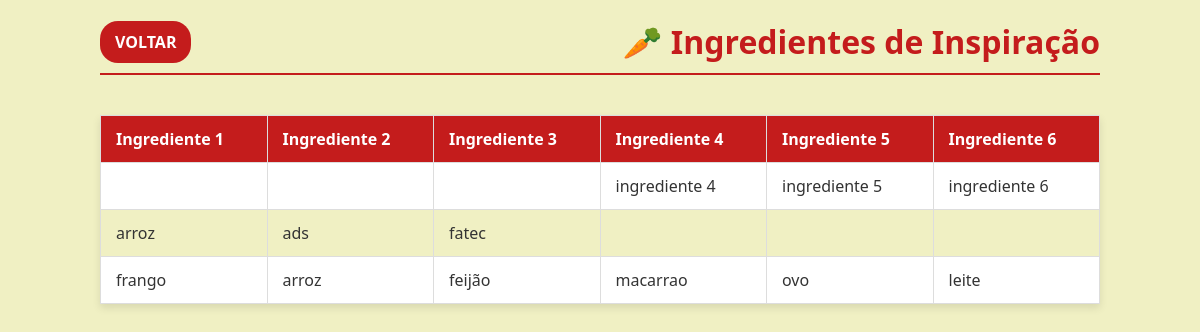
/processamento/listarIngredientes.php, run on an earlier commit of the app's database.
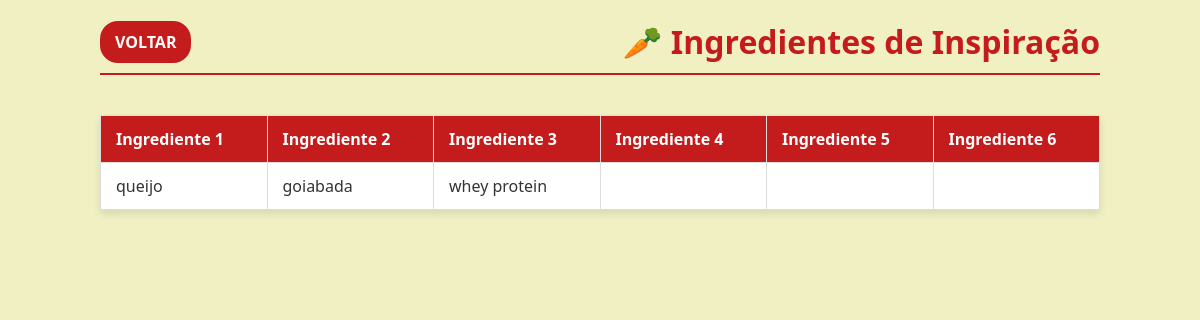
And on a later commit of the database.
### tables this page shows
CREATE TABLE `ingredientes_inspiracao` (
  `id` int(11) NOT NULL,
  `ingrediente1` varchar(255) DEFAULT NULL,
  `ingrediente2` varchar(255) DEFAULT NULL,
  `ingrediente3` varchar(255) DEFAULT NULL,
  `ingrediente4` varchar(255) DEFAULT NULL,
  `ingrediente5` varchar(255) DEFAULT NULL,
  `ingrediente6` varchar(255) DEFAULT NULL
);

### processamento/funcaoDB.php (called while the page is built, shortened)
<?php
    function conectarBD(){
        $conexao = mysqli_connect("localhost", "root", "", "trab_eletivas");
        return ($conexao);
    }
function listarIngredientesInspiracao() {
    $conn = conectarBD();
    $ingredientes = [];
    $sql = "SELECT
                id,
                ingrediente1,
                ingrediente2,
                ingrediente3,
                ingrediente4,
                ingrediente5,
                ingrediente6
            FROM
                ingredientes_inspiracao
            ORDER BY
                id DESC";
    $result = $conn->query($sql);
    if ($result && $result->num_rows > 0) {
        while($row = $result->fetch_assoc()) {
            $ingredientes[] = $row;
        }
    }
    return $ingredientes;
}
?>

### processamento/listarIngredientes.php (the view, shortened to what this page needs)
<?php
include_once 'funcaoDB.php';
$listaIngredientes = listarIngredientesInspiracao();
?>
<!DOCTYPE html>
<html lang="pt-BR">
<head>
    <link rel="stylesheet" href="../assets/css/listarIngredientes.css">
</head>
<body>
    <div class="header">
        <a href="../view/meuUsuario.html">VOLTAR</a>
        <h1>🥕 Ingredientes de Inspiração</h1>
    </div>
    <?php if (empty($listaIngredientes)): ?>
        <p>Ainda não há ingredientes de inspiração cadastrados.</p>
    <?php else: ?>
        <table border="1" class="ingredientes-tabela">
            <thead>
                <tr>
                    <th>Ingrediente 1</th>
                    <th>Ingrediente 2</th>
                    <th>Ingrediente 3</th>
                    <th>Ingrediente 4</th>
                    <th>Ingrediente 5</th>
                    <th>Ingrediente 6</th>
                </tr>
            </thead>
            <tbody>
                <?php
                foreach ($listaIngredientes as $ingrediente):
                ?>
                <tr>
                    <td><?php echo htmlspecialchars($ingrediente['ingrediente1']); ?></td>
                    <td><?php echo htmlspecialchars($ingrediente['ingrediente2']); ?></td>
                    <td><?php echo htmlspecialchars($ingrediente['ingrediente3']); ?></td>
                    <td><?php echo htmlspecialchars($ingrediente['ingrediente4']); ?></td>
                    <td><?php echo htmlspecialchars($ingrediente['ingrediente5']); ?></td>
                    <td><?php echo htmlspecialchars($ingrediente['ingrediente6']); ?></td>
                </tr>
                <?php endforeach; ?>
            </tbody>
        </table>
    <?php endif; ?>
</body>
</html>

What changed in the data, as far as the page shows it:
removed ingredientes_inspiracao: ingrediente4 "ingrediente 4", ingrediente5 "ingrediente 5", ingrediente6 "ingrediente 6"
removed ingredientes_inspiracao: ingrediente1 "arroz", ingrediente2 "ads", ingrediente3 "fatec"
removed ingredientes_inspiracao: ingrediente1 "frango", ingrediente2 "arroz", ingrediente3 "feijão", ingrediente4 "macarrao", ingrediente5 "ovo", ingrediente6 "leite"
added ingredientes_inspiracao: ingrediente1 "queijo", ingrediente2 "goiabada", ingrediente3 "whey protein"
